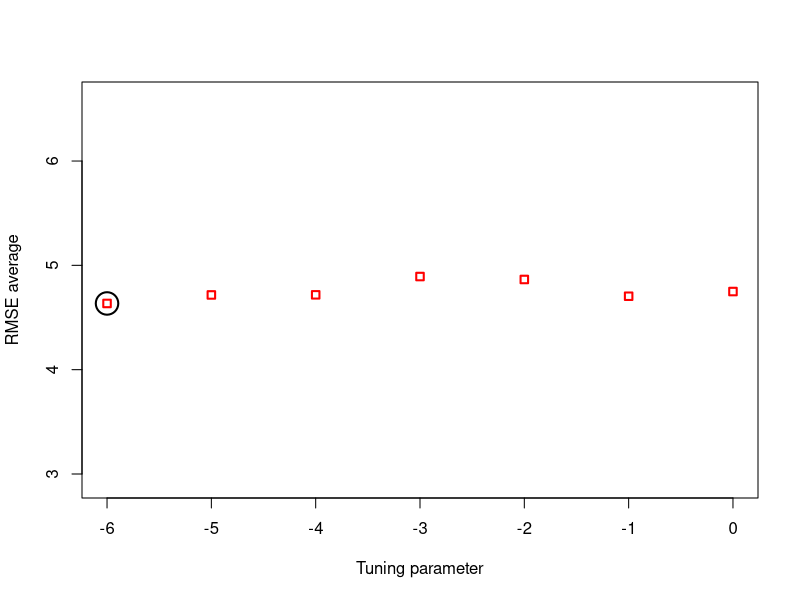

Generate this figure with R:
rm(list = ls())
library(MASS)
data(Boston)
set.seed(2023)

# Prepare the data in training and test sets
train_indices <- sample(1:nrow(Boston), 400)

train_data <- Boston[train_indices, ]
test_data <- Boston[-train_indices, ]

trainY <- train_data$medv
trainX <- train_data[, !(names(train_data) %in% c("medv"))]

testY <- test_data$medv
testX <- test_data[,!(names(test_data) %in% c("medv"))]

trainX <- as.matrix(trainX)
testX <- as.matrix(testX)

# Solve the LS problem for the optimal weights
ridge_reg <- function(trainX, trainY, lambda) { 
  p <- ncol(trainX)
  I <- diag(p)
  w <- solve(t(trainX) %*% trainX + lambda * I) %*% t(trainX) %*% trainY
  return(w)
}

# Function for doing k-fold cross-validation
k_fold <- function(trainX, trainY, k) {
  
  order <- sample(1:nrow(trainX))
  num_points <- round(nrow(trainX)/k)
  rmse <- numeric(k)
  
  for (fold in 0:(k-1)) {
    # Determine the amount of folds to use
    start_ind = fold*num_points+1
    end_ind <- (fold+1)*num_points
    
    testing_idx <- order[start_ind:end_ind]
    
    # Obtain the sets of features
    test_setX <- trainX[testing_idx,]
    training_setX <- trainX[-testing_idx,]
    
    # Obtain the sets of targets
    test_setY <- trainY[testing_idx]
    training_setY <- trainY[-testing_idx]
    
    # Evaluate the model
    predictions <- test_setX%*%ridge_reg(training_setX, training_setY, tuning_param[i])
    # Calculate the root mean squared error
    rmse[fold] <- sqrt(mean((predictions - test_setY)^2))
  }
  return(rmse)
}

# Set the tuning parameters to loop through
tuning_param = c(1e-6, 0.00001, 0.0001, 0.001, 0.01, 0.1, 1)
tuning_result_rmse <- numeric(length(tuning_param))

# Loop over the tuning parameters
for (i in 1:length(tuning_param)) {
  rmse <- k_fold(trainX, trainY, 10)
  tuning_result_rmse[i] <- mean(rmse)
}

# Show the result
plot(c(log10(tuning_param)),tuning_result_rmse,
     pch=0,col="red",cex=1,lwd=2,asp=1,
     xlab="Tuning parameter",ylab="RMSE average")
best_res <- which.min(tuning_result_rmse)
points(log10(tuning_param[best_res]), tuning_result_rmse[best_res], pch=1, lwd = 2, cex = 3)
# Choose best parameter
best_lambda <- tuning_param[best_res]
print(best_lambda)

# Estimate the model performance on the actual testing set
w_reg <- ridge_reg(trainX, trainY, best_lambda)
predictions <- testX%*%w_reg
rmse <- sqrt(mean((predictions - testY)^2))
cat("The performance of the model using the best lambda is:", rmse, "\n")
